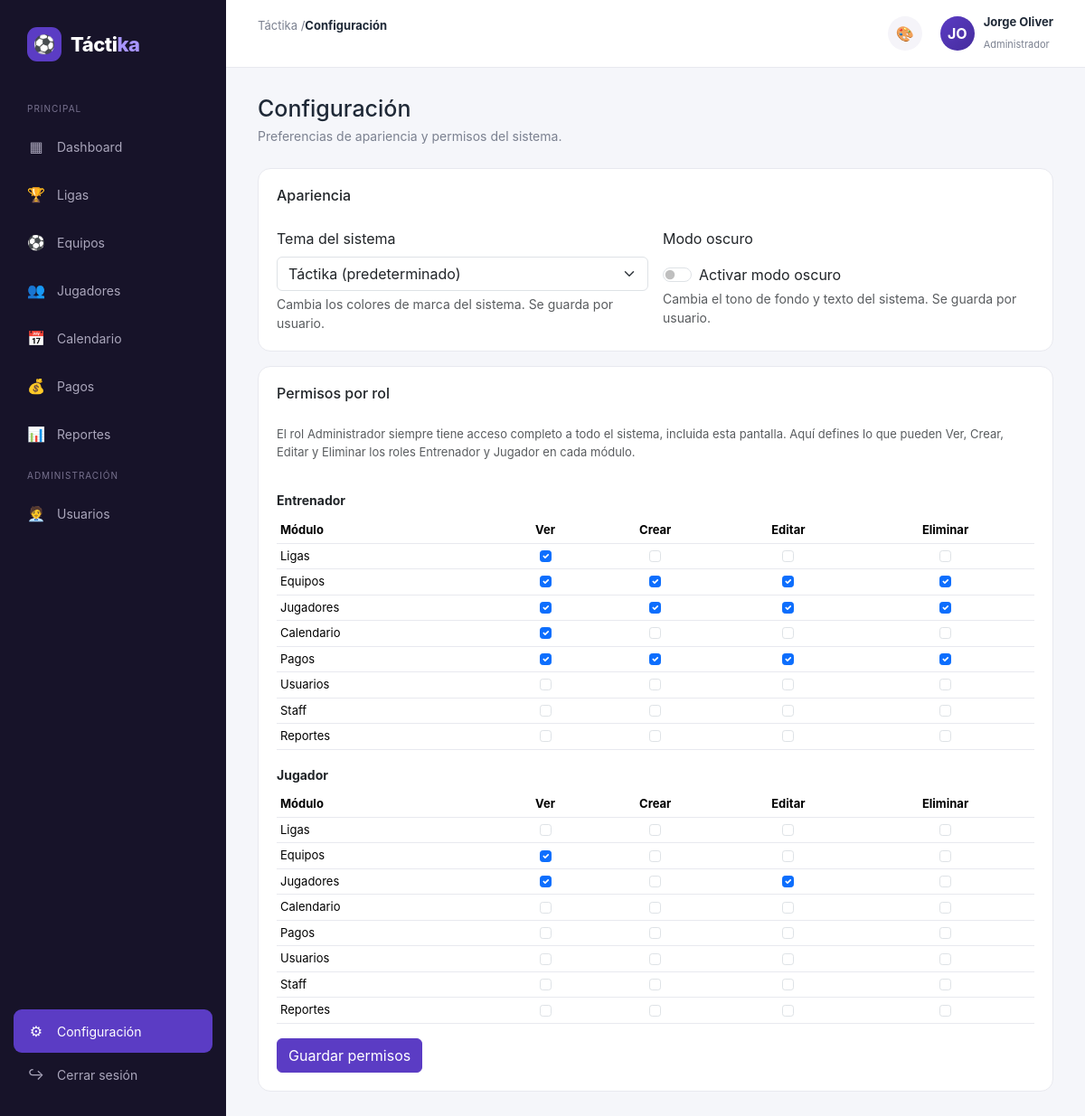
Page /public/configuracion (signed in) on the committed database.
### tables this page shows
CREATE TABLE IF NOT EXISTS cat_roles (
    id INT AUTO_INCREMENT PRIMARY KEY,
    nombre VARCHAR(50) NOT NULL UNIQUE,
    created_at TIMESTAMP DEFAULT CURRENT_TIMESTAMP
);

CREATE TABLE IF NOT EXISTS cat_modulos (
    id INT AUTO_INCREMENT PRIMARY KEY,
    nombre VARCHAR(50) NOT NULL,
    controlador VARCHAR(50) NOT NULL UNIQUE,
    created_at TIMESTAMP DEFAULT CURRENT_TIMESTAMP
);

### app/controllers/ConfiguracionController.php (called while the page is built, shortened)
<?php
class ConfiguracionController extends Controller
{
    public function index(): void
    {
        $data = [
            'titulo' => 'Configuración',
            'activeMenu' => 'configuracion',
            'temasDisponibles' => self::TEMAS,
        ];
        if ($this->esAdmin()) {
            $permisoModel = $this->model('PermisoRol');
            $data['matriz'] = $permisoModel->matriz();
        }
        $this->view('configuracion/index', $data);
    }
}

### app/core/App.php (called while the page is built, shortened)
<?php
class App
{
    protected string $method = 'index';
    public function __construct()
    {
        $url = $this->parseUrl();
        if (!empty($url[0]) && file_exists(APP_PATH . '/controllers/' . ucfirst($url[0]) . 'Controller.php')) {
            unset($url[0]);
        }
        $controller = new $this->controllerName();
        $this->params = $url ? array_values($url) : [];
        call_user_func_array([$controller, $this->method], $this->params);
    }
    protected function parseUrl(): array
    {
        if (isset($_GET['url'])) {
            $url = rtrim($_GET['url'], '/');
            $url = filter_var($url, FILTER_SANITIZE_URL);
            return explode('/', $url);
        }
        return [];
    }
}

### public/index.php (called while the page is built, shortened)
<?php
spl_autoload_register(function ($class) {
    $paths = [
        APP_PATH . '/core/' . $class . '.php',
        APP_PATH . '/controllers/' . $class . '.php',
        APP_PATH . '/models/' . $class . '.php',
    ];
    foreach ($paths as $path) {
        if (file_exists($path)) {
            return;
        }
    }
});
new App();

### app/core/Database.php (called while the page is built)
<?php
class Database
{
    private static ?PDO $instance = null;
    public static function getConnection(): PDO
    {
        if (self::$instance === null) {
            $dsn = 'mysql:host=' . DB_HOST . ';dbname=' . DB_NAME . ';charset=' . DB_CHARSET;
            try {
                self::$instance = new PDO($dsn, DB_USER, DB_PASS, [
                    PDO::ATTR_ERRMODE => PDO::ERRMODE_EXCEPTION,
                    PDO::ATTR_DEFAULT_FETCH_MODE => PDO::FETCH_ASSOC,
                    PDO::ATTR_EMULATE_PREPARES => false,
                ]);
            } catch (PDOException $e) {
                die('Error de conexión a la base de datos: ' . $e->getMessage());
            }
        }
        return self::$instance;
    }
}

### app/core/Model.php (called while the page is built, shortened)
<?php
abstract class Model
{
    public function __construct()
    {
        $this->db = Database::getConnection();
    }
}

### app/models/PermisoRol.php (called while the page is built, shortened)
<?php
class PermisoRol extends Model
{
    public function matriz(): array
    {
        $sql = "SELECT r.id AS rol_id, r.nombre AS rol_nombre,
                       m.id AS modulo_id, m.nombre AS modulo_nombre,
                       COALESCE(p.ver, 0) AS ver,
                       COALESCE(p.crear, 0) AS crear,
                       COALESCE(p.editar, 0) AS editar,
                       COALESCE(p.eliminar, 0) AS eliminar
                FROM cat_roles r
                CROSS JOIN cat_modulos m
                LEFT JOIN permisos_rol p ON p.rol_id = r.id AND p.modulo_id = m.id
                ORDER BY r.id ASC, m.id ASC";
        return $this->db->query($sql)->fetchAll();
    }
}

### app/views/configuracion/index.php (the view, shortened to what this page needs)
<div class="welcome">
    <h1>Configuración</h1>
    <p>Preferencias de apariencia y permisos del sistema.</p>
</div>
<div class="card mb-3">
    <div class="section-header">
        <h2>Apariencia</h2>
    </div>
    <div class="row g-3">
        <div class="col-md-6">
            <label class="form-label">Tema del sistema</label>
            <form method="post" action="<?= BASE_URL ?>/usuarios/tema">
                <select name="tema" class="form-select" onchange="this.form.submit()">
                    <?php foreach ($temasDisponibles as $valor => $nombre): ?>
                        <option value="<?= $valor ?>" <?= ($_SESSION['usuario_tema'] ?? 'default') === $valor ? 'selected' : '' ?>>
                            <?= htmlspecialchars($nombre) ?>
                        </option>
                    <?php endforeach; ?>
                </select>
            </form>
            <div class="form-text">Cambia los colores de marca del sistema. Se guarda por usuario.</div>
        </div>
        <div class="col-md-6">
            <label class="form-label">Modo oscuro</label>
            <form method="post" action="<?= BASE_URL ?>/usuarios/modoOscuro">
                <div class="form-check form-switch mt-2">
                    <input type="checkbox" class="form-check-input" role="switch" id="modoOscuro" name="modo_oscuro" value="1" <?= !empty($_SESSION['usuario_modo_oscuro']) ? 'checked' : '' ?> onchange="this.form.submit()">
                    <label class="form-check-label" for="modoOscuro">Activar modo oscuro</label>
                </div>
            </form>
            <div class="form-text">Cambia el tono de fondo y texto del sistema. Se guarda por usuario.</div>
        </div>
    </div>
</div>
<?php if ($this->esAdmin()): ?>
    <div class="card">
        <div class="section-header">
            <h2>Permisos por rol</h2>
        </div>
        <p class="text-muted" style="font-size:13px;">
            El rol Administrador siempre tiene acceso completo a todo el sistema, incluida esta pantalla.
            Aquí defines lo que pueden Ver, Crear, Editar y Eliminar los roles Entrenador y Jugador en cada módulo.
        </p>
        <form method="post" action="<?= BASE_URL ?>/configuracion/permisos">
            <?php
                $porRol = [];
                foreach ($matriz as $fila) {
                    $porRol[$fila['rol_id']]['nombre'] = $fila['rol_nombre'];
                    $porRol[$fila['rol_id']]['modulos'][] = $fila;
                }
            ?>
            <?php foreach ($porRol as $rolId => $rol): ?>
                <?php if ($rol['nombre'] === 'administrador'): ?>
                    <?php continue; ?>
                <?php endif; ?>
                <h3 style="font-size:14px; font-weight:700; margin: 20px 0 10px;"><?= ucfirst($rol['nombre']) ?></h3>
                <div class="table-responsive">
                    <table class="table table-sm align-middle">
                        <thead>
                            <tr>
                                <th>Módulo</th>
                                <th class="text-center">Ver</th>
                                <th class="text-center">Crear</th>
                                <th class="text-center">Editar</th>
                                <th class="text-center">Eliminar</th>
                            </tr>
                        </thead>
                        <tbody>
                            <?php foreach ($rol['modulos'] as $m): ?>
                                <tr>
                                    <td><?= htmlspecialchars($m['modulo_nombre']) ?></td>
                                    <?php foreach (['ver', 'crear', 'editar', 'eliminar'] as $accion): ?>
                                        <td class="text-center">
                                            <input
                                                type="checkbox"
                                                class="form-check-input"
                                                name="permiso[<?= $rolId ?>][<?= $m['modulo_id'] ?>][<?= $accion ?>]"
                                                value="1"
                                                <?= $m[$accion] ? 'checked' : '' ?>
                                            >
                                        </td>
                                    <?php endforeach; ?>
                                </tr>
                            <?php endforeach; ?>
                        </tbody>
                    </table>
                </div>
            <?php endforeach; ?>
            <div class="mt-3">
                <button type="submit" class="btn btn-primary">Guardar permisos</button>
            </div>
        </form>
    </div>
<?php endif; ?>

### public/css/style.css (style rules this page uses)
:root { --primary: #5b3cc4; --primary-dark: #452c9c; --primary-light: #eee9ff; --background: #f5f6fa; --surface: #ffffff; --text: #1f2937; --muted: #7b8190; --success: #22a06b; --success-bg: #e8f7f0; --danger: #dc4c4c; --danger-bg: #fdecec; --warning: #d89b24; --warning-bg: #fff6df; --border: #e8e9ef; --sidebar-width: 250px; }
* { margin: 0; padding: 0; box-sizing: border-box; }
body { font-family: Inter, Arial, sans-serif; background: var(--background); color: var(--text); }
button { font-family: inherit; }
.welcome { margin-bottom: 25px; }
.welcome h1 { font-size: 25px; margin-bottom: 5px; }
.welcome p { color: var(--muted); font-size: 14px; }
.card { background: var(--surface); border: 1px solid var(--border); border-radius: 14px; padding: 20px; }
.section-header { display: flex; align-items: center; justify-content: space-between; margin-bottom: 18px; }
.section-header h2 { font-size: 16px; }
.card table { margin-bottom: 0; }
.card .table > :not(caption) > * > * { border-bottom-color: var(--border); font-size: 13px; vertical-align: middle; }
.btn-primary { background: var(--primary); border-color: var(--primary); }

### rows in the picture
cat_roles: cat_modulos.nombre "Ligas", cat_modulos.nombre "Equipos", cat_modulos.nombre "Jugadores", cat_modulos.nombre "Calendario", cat_modulos.nombre "Pagos", cat_modulos.nombre "Usuarios", cat_modulos.nombre "Staff", cat_modulos.nombre "Reportes"
cat_roles: cat_modulos.nombre "Ligas", cat_modulos.nombre "Equipos", cat_modulos.nombre "Jugadores", cat_modulos.nombre "Calendario", cat_modulos.nombre "Pagos", cat_modulos.nombre "Usuarios", cat_modulos.nombre "Staff", cat_modulos.nombre "Reportes"

### other values in the picture
APP_NAME "Táctika"
$titulo "Configuración"
substr($_SESSION['usuario_nombre'] ?? '', 0, 2) "JO"
$_SESSION['usuario_nombre'] "Jorge Oliver"
$_SESSION['usuario_rol'] "Administrador"
$rol['nombre'] "Entrenador"
$rol['nombre'] "Jugador"
form field tema "Táctika (predeterminado)"
